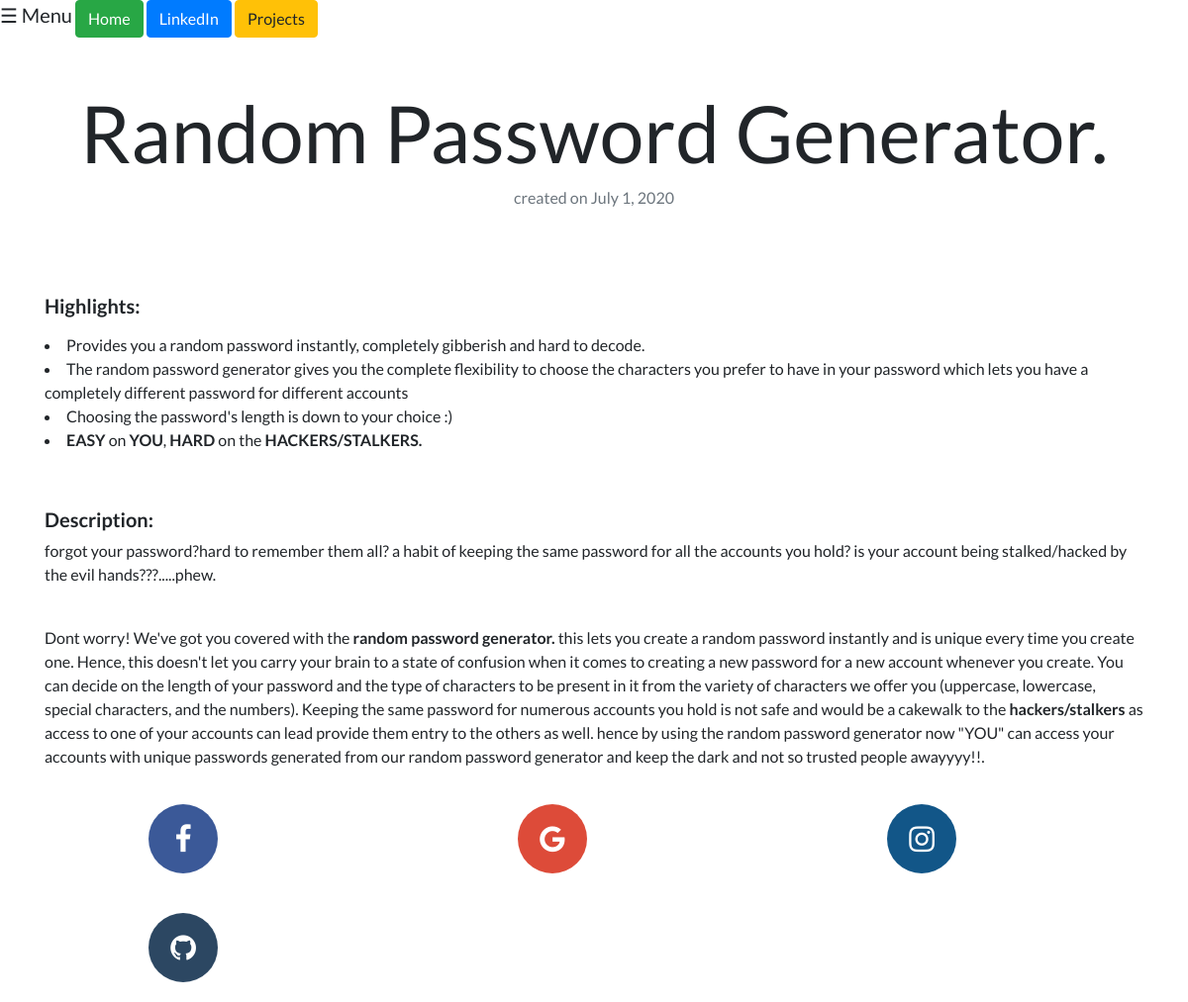
Page /blog/1/ on the committed database.
### blog/models.py (models this page shows)
class Blog(models.Model):
    title=models.CharField(max_length=200)
    description=models.TextField()
    date=models.DateField()

### blog/views.py (the view)
# urls.py: path('<int:blog_id>/',views.detail,name='detail'),
def detail(request, blog_id):
    blog = get_object_or_404(Blog, pk=blog_id)
    return render(request, 'blog/detail.html',{'blog':blog})

### blog/templates/blog/detail.html
{% extends 'portfolio/base.html' %}
{% load static %}
{% block content %}
<h2 class="text-center mt-5" id="blogdetailtitle">{{blog.title}}</h2>
<h6 class="text-center text-muted mb-5">created on {{blog.date}}</h6>
<br>
{{blog.description|safe}}
{% endblock %}

### portfolio/static/portfolio/custom.css (style rules this page uses)
body { font-family: 'Lato', sans-serif; }
@media (min-width: 992px) { #blogdetailtitle { font-size: 5rem; } }

### portfolio/templates/portfolio/base.html (style rules this page uses)
body { font-family: 'Lato', sans-serif; }

### rows in the picture
Blog: title "Random Password Generator.", date "July 1, 2020", description "Provides you a random password instantly, completely gibberish and hard to decode. The random password generator gives you the complete flexibility to choose the characters you prefer to have in your password which lets you have a completely different password for different accounts Choosing the password's length is down to your choice :) EASY on YOU , HARD on the HACKERS/STALKERS. Description: forgot your password?hard to remember them all? a habit of keeping the same password for all the accounts you hold? is your account being stalked/hacked by the evil hands???.....phew. Dont worry! We've got you covered with the random password generator. this lets you create a random password…"
